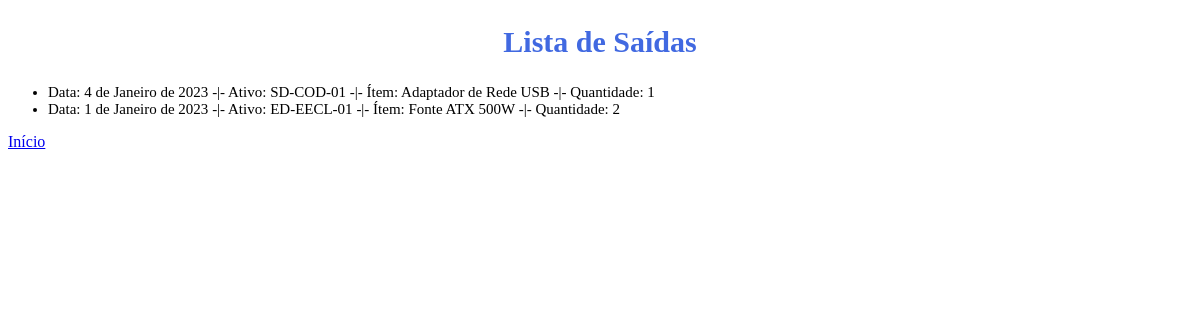
Before: /listsaida/ (signed in) with the older database file.
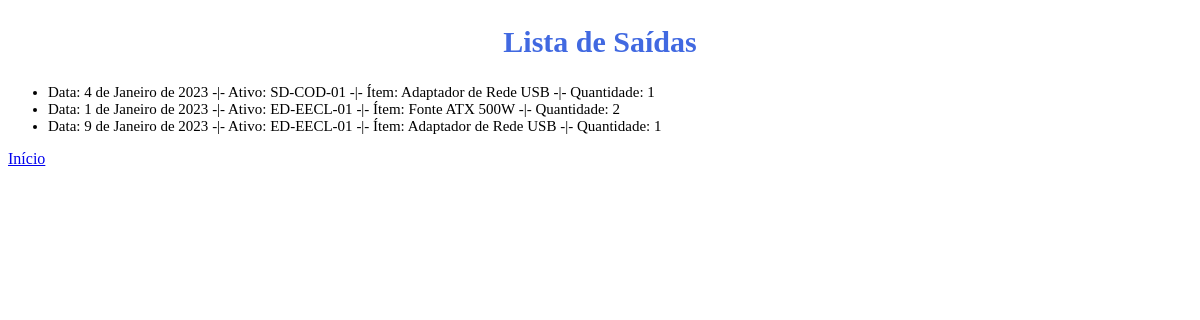
After: the same page with the newer database file.
### core/models.py (models this page shows, shortened)
class saidaModels(models.Model):
    data = models.DateField('Data', max_length=9)
    ativo = models.ForeignKey(ativoModels, verbose_name='Ativo', on_delete=models.CASCADE)
    item = models.ForeignKey(itemModels, verbose_name='Ítem', on_delete=models.CASCADE)
    quant = models.PositiveIntegerField('Quantidade')
    class Meta:
        verbose_name = 'Saida'
        verbose_name_plural = 'Saídas'

class ativoModels(models.Model):
    Ativo = models.CharField('Nome do Ativo: ', max_length=25)
    Resp = models.CharField('Responsável: ', max_length=100)
    def __str__(self):
        return str(self.Ativo)
    class Meta:
        verbose_name = 'Ativo'
        verbose_name_plural = 'Ativos'

class itemModels(models.Model):
    Item = models.CharField('Ítem: ', max_length=50)
    Quant = models.PositiveIntegerField('Quantidade: ')
    def __str__(self):
        return str(self.Item)
    class Meta:
        verbose_name = 'Ítem'
        verbose_name_plural = 'Ítens'

### core/views.py (the view)
# urls.py: path('listsaida/', listSaidaViews, name='listsaida.html'),
@login_required()
def listSaidaViews(request):
    saida = saidaModels.objects.all()
    return render(request, 'listsaida.html', {'saida': saida})

### core/templates/listsaida.html (shortened to what this page needs)
    {% load static %}
    {% load bootstrap5 %}
    {% load crispy_forms_tags %}
<!DOCTYPE html>
<html lang="pt-br">
<head>
    <link rel="stylesheet" href="{% static 'css/styles.css' %}">
</head>
<body>
    <divcab>
        <h2>Lista de Saídas</h2>
    </divcab>
        <divlist>
            <ul>
                {% for saida in saida %}
                <li>Data: {{ saida.data }} -|- Ativo: {{ saida.ativo }} -|- Ítem: {{ saida.item }} -|- Quantidade: {{ saida.quant }}</li>
                {% endfor %}
            </ul>
        </divlist>
    <divbutton>
        <a class="item" href="/">Início</a>
    </divbutton>
</body>
</html>

### core/static/css/styles.css (style rules this page uses)
divcab { color:RoyalBlue ; font-size: 20px; text-align: center; }
divlist { font-size: 15px; text-align: justify-all }

Changed rows visible on the page:
added saidaModels: data "9 de Janeiro de 2023", ativo "ED-EECL-01", item "Adaptador de Rede USB", quant "1"
